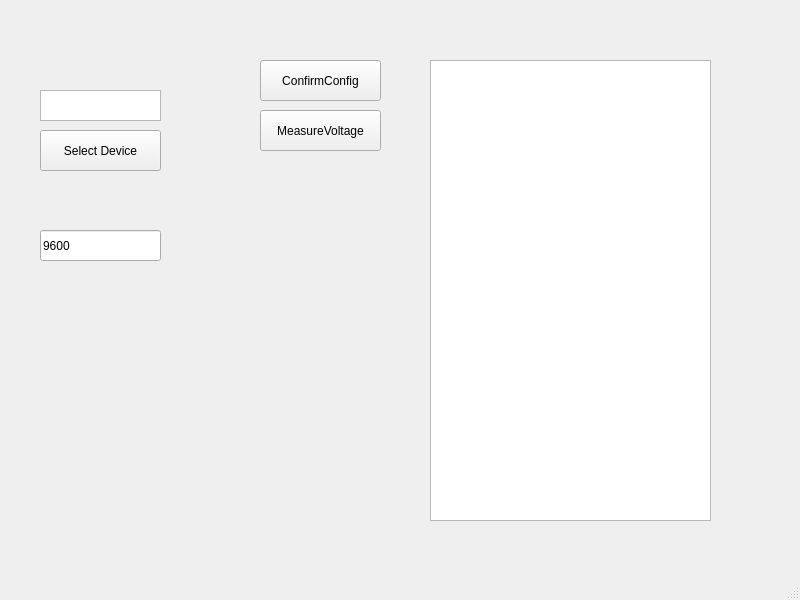
<?xml version="1.0" encoding="UTF-8"?>
<ui version="4.0">
 <class>MainWindow</class>
 <widget class="QMainWindow" name="MainWindow">
  <property name="geometry">
   <rect>
    <x>0</x>
    <y>0</y>
    <width>800</width>
    <height>600</height>
   </rect>
  </property>
  <property name="windowTitle">
   <string>MainWindow</string>
  </property>
  <widget class="QWidget" name="centralwidget">
   <widget class="QPushButton" name="chooseButton">
    <property name="geometry">
     <rect>
      <x>40</x>
      <y>130</y>
      <width>121</width>
      <height>41</height>
     </rect>
    </property>
    <property name="text">
     <string>Select Device</string>
    </property>
   </widget>
   <widget class="QTextBrowser" name="textBrowser">
    <property name="geometry">
     <rect>
      <x>40</x>
      <y>90</y>
      <width>121</width>
      <height>31</height>
     </rect>
    </property>
   </widget>
   <widget class="QListWidget" name="listWidget">
    <property name="geometry">
     <rect>
      <x>430</x>
      <y>60</y>
      <width>281</width>
      <height>461</height>
     </rect>
    </property>
   </widget>
   <widget class="QPushButton" name="confirmConfig">
    <property name="geometry">
     <rect>
      <x>260</x>
      <y>60</y>
      <width>121</width>
      <height>41</height>
     </rect>
    </property>
    <property name="text">
     <string>ConfirmConfig</string>
    </property>
   </widget>
   <widget class="QLineEdit" name="lineEdit">
    <property name="geometry">
     <rect>
      <x>40</x>
      <y>230</y>
      <width>121</width>
      <height>31</height>
     </rect>
    </property>
    <property name="layoutDirection">
     <enum>Qt::LeftToRight</enum>
    </property>
    <property name="text">
     <string>9600</string>
    </property>
   </widget>
   <widget class="QPushButton" name="measureVoltage">
    <property name="geometry">
     <rect>
      <x>260</x>
      <y>110</y>
      <width>121</width>
      <height>41</height>
     </rect>
    </property>
    <property name="text">
     <string>MeasureVoltage</string>
    </property>
   </widget>
  </widget>
  <widget class="QMenuBar" name="menubar">
   <property name="geometry">
    <rect>
     <x>0</x>
     <y>0</y>
     <width>800</width>
     <height>21</height>
    </rect>
   </property>
  </widget>
  <widget class="QStatusBar" name="statusbar"/>
 </widget>
 <resources/>
 <connections/>
</ui>
